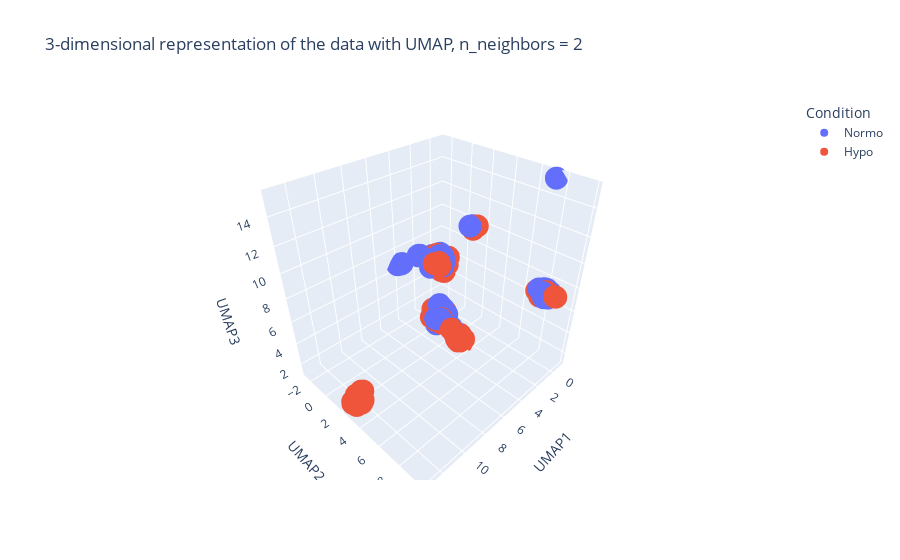
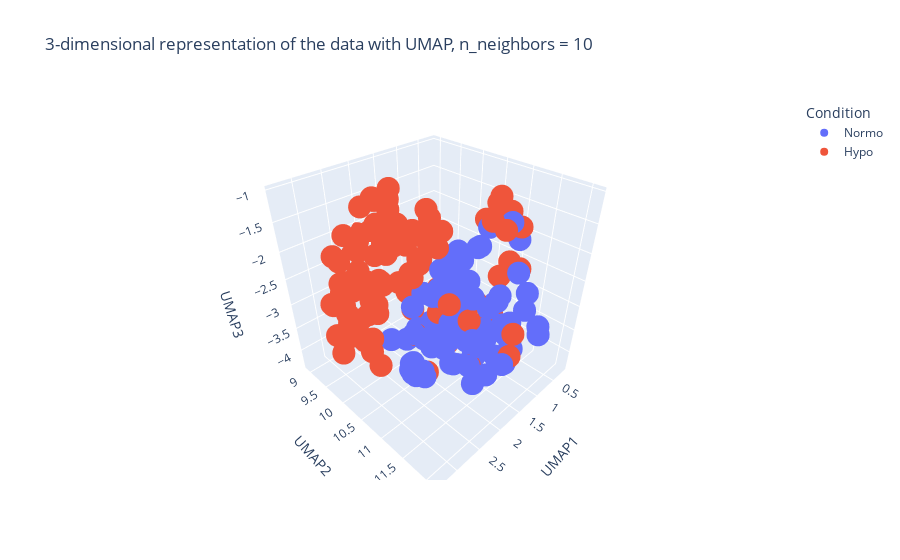
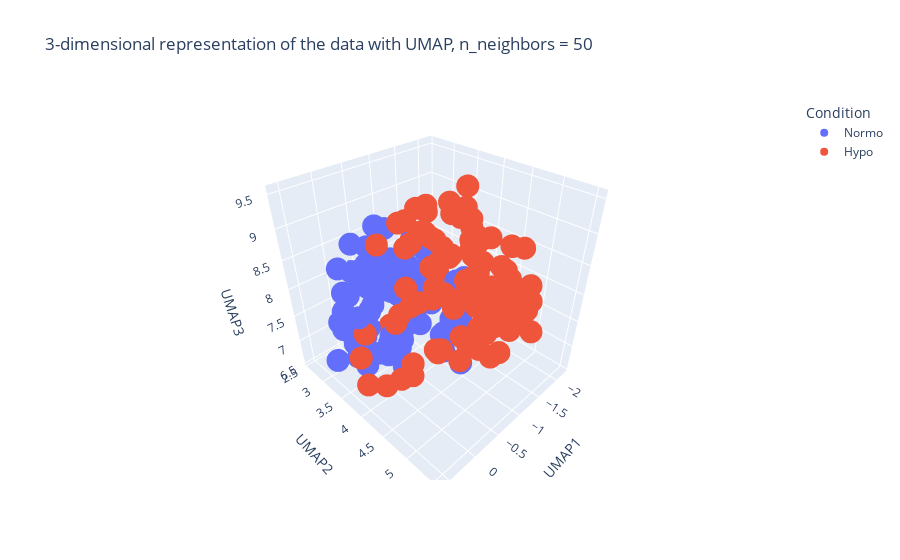
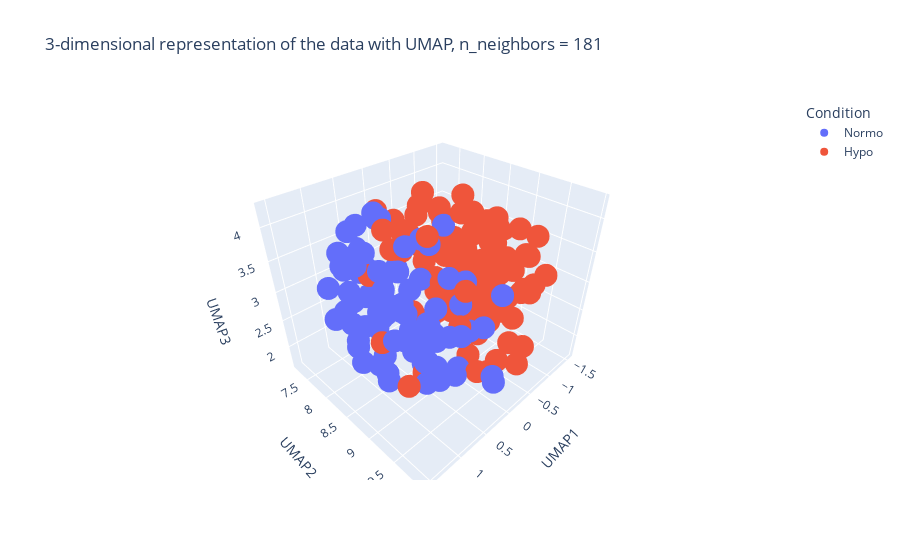

The notebook cell these images were saved under, in order:
### Markdown cell above
UMAP

### Code cell
import umap.umap_ as umap

n_neighbors_list = [2, 10, 50, df_dim_red.shape[0]-1]

umap_dict = {}
for n in n_neighbors_list:
    reducer = umap.UMAP(n_components=3, n_neighbors=n)
    embedding = reducer.fit_transform(df_dim_red)
    columns = [f'UMAP{i+1}' for i in range(embedding.shape[1])]
    umap_embedding_df = pd.DataFrame(embedding, columns=columns, index=df_dim_red.index)
    merged_umap = pd.merge(umap_embedding_df, df_metaH['Condition'], left_index=True, right_index=True)
    merged_umap['n_neighbors'] = [n]*df_dim_red.shape[0]
    umap_dict[n] = merged_umap
    
    fig = px.scatter_3d(
    data_frame = merged_umap,
    x = "UMAP1",
    y = "UMAP2",
    z = "UMAP3",
    title=f"3-dimensional representation of the data with UMAP, n_neighbors = {n}",
    color = "Condition"
    )
    fig.show()
